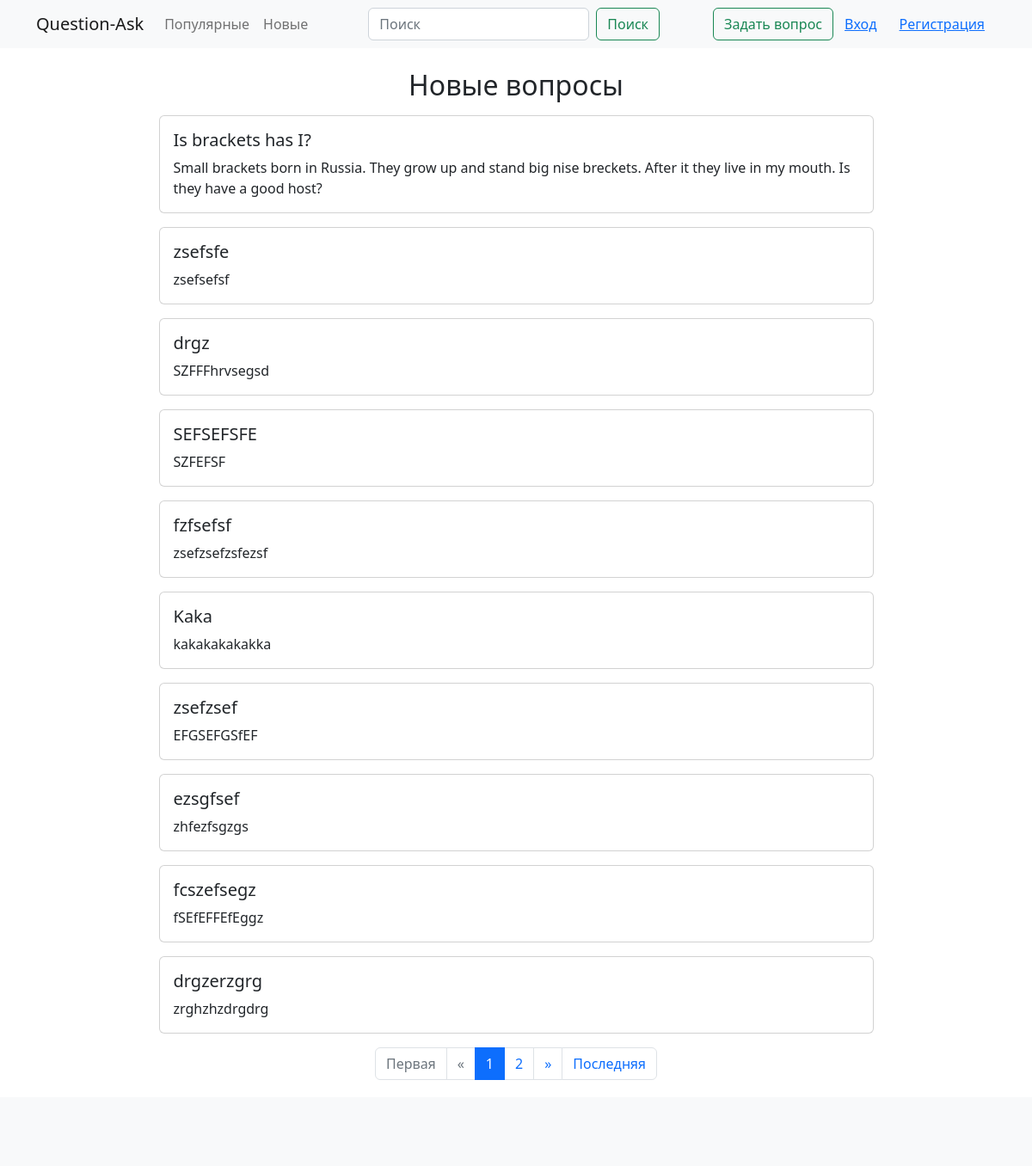
Before: /new/ with the older database file.
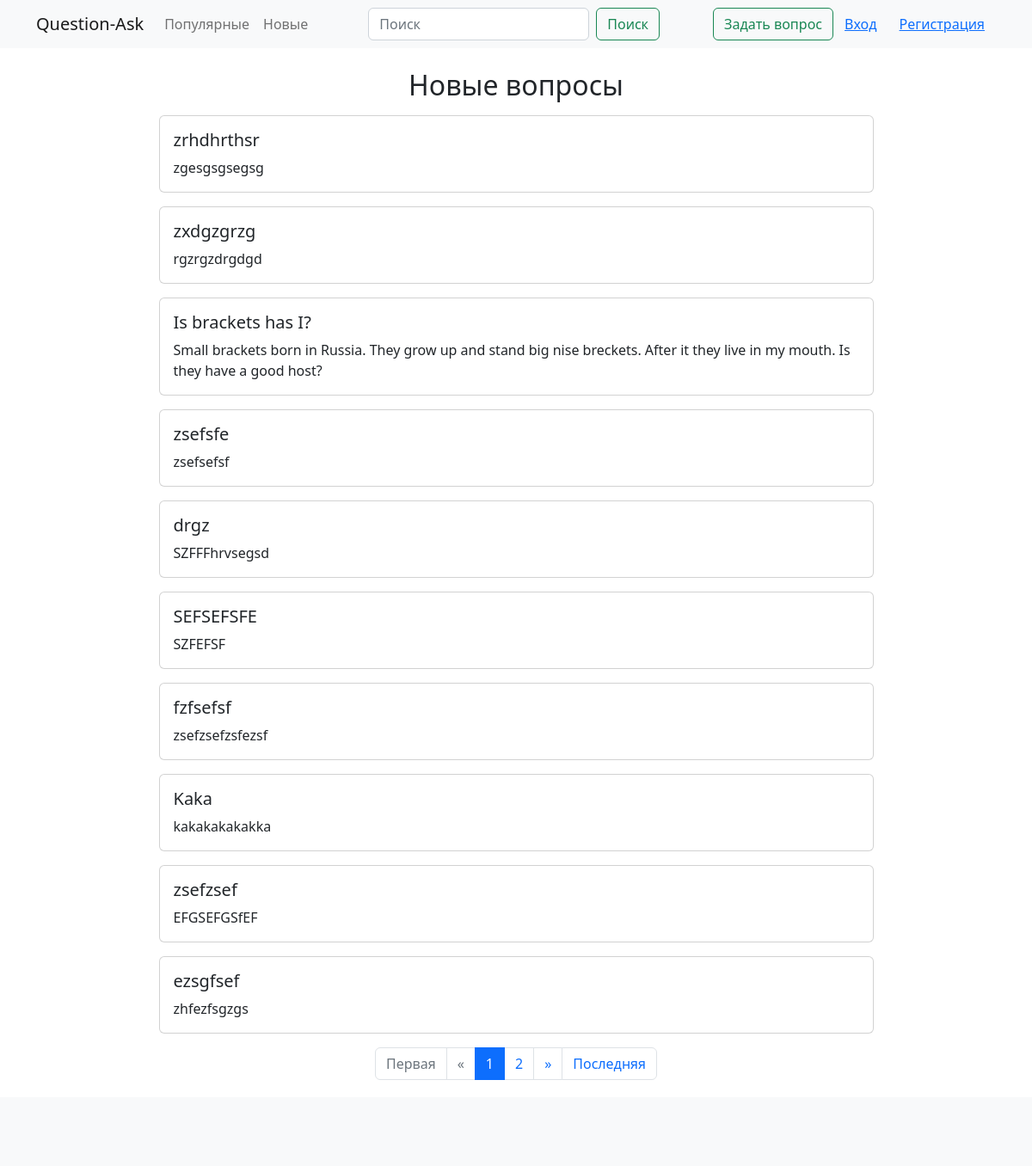
After: the same page with the newer database file.
### qa/models.py (models this page shows, shortened)
class Question(models.Model):
    objects = QuestionManager()
    title = models.CharField(max_length=255)
    text = models.TextField()
    added_at = models.DateTimeField(blank=True, auto_now_add=True)
    rating = models.IntegerField(default=0)
    author = models.ForeignKey(User, on_delete=models.CASCADE)
    likes = models.ManyToManyField(User, related_name='question_like_user')

### qa/views.py (the view)
# urls.py: path('new/', views.NewView.as_view(), name='new'),
class NewView(generic.ListView):
    template_name = 'new.html'
    paginate_by = 10
    model = Question
    def get_queryset(self):
        return Question.objects.new()

### qa/models.py (called while the page is built)
    def new(self):
        return self.order_by('-added_at')

### qa/templates/new.html (shortened to what this page needs)
{% extends 'block/base.html' %}
{% block content %}
<div class="container">
    <div class="row justify-content-center">
        <div class="col-lg-9">
            <h2 class="text-center my-3">Новые вопросы</h2>
            {% for question in page_obj %}
            {% include 'block/question_obj.html' %}
            {% endfor %}
            {% include 'block/pagination.html' %}
        </div>
    </div>
</div>
{% endblock %}

### qa/templates/block/question_obj.html
<a class="card text-decoration-none text-reset my-3" href="{% url 'qa:question' question.id %}">
    <div class="card-body">
        <h5 class="card-title">{{ question.title }}</h5>
        <p class="card-text">{{ question.text }}</p>
    </div>
</a>

Changed rows visible on the page:
no longer on this page (row unchanged): Question: title "fcszefsegz", text "fSEfEFFEfEggz"
no longer on this page (row unchanged): Question: title "drgzerzgrg", text "zrghzhzdrgdrg"
added Question: title "zrhdhrthsr", text "zgesgsgsegsg"
added Question: title "zxdgzgrzg", text "rgzrgzdrgdgd"
